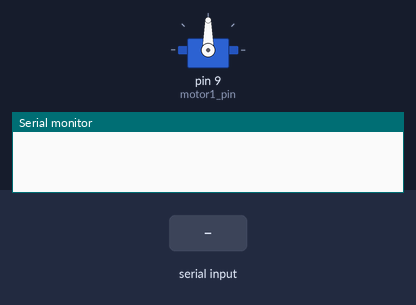
The sketch below on a simulated Arduino Uno, built with avr-gcc and run on an emulated ATmega328P. On the bench: servo, the last lines printed to the serial monitor. Inputs (shaded band) come from the test bench.

Above: at 1.2 s.
1.3 s: "A" received over Serial
At 2.2 s:
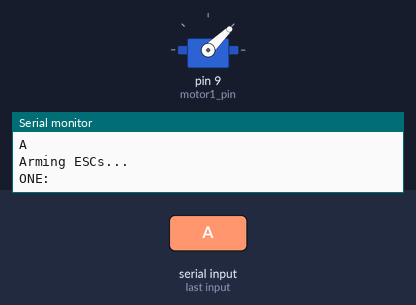
2.8 s: "90,45\n" received over Serial
At 5.61 s:
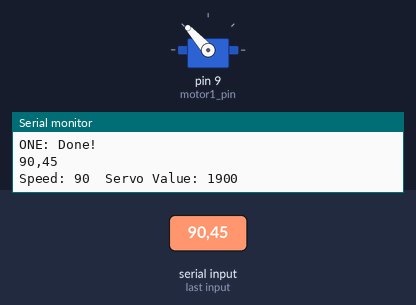
5.8 s: "200\n" received over Serial
At 6.8 s:
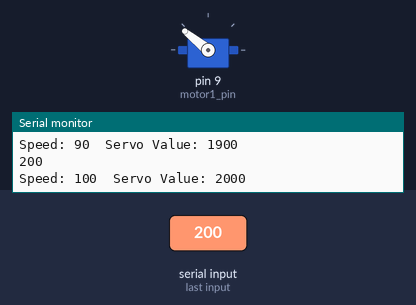
7.3 s: "30,150\n" received over Serial
At 8.0 s:
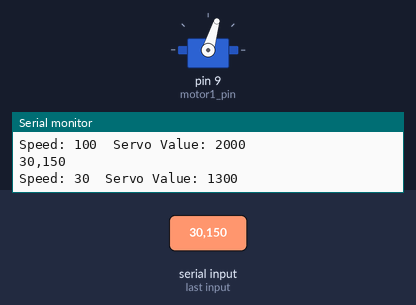
8.8 s: "90\n" received over Serial
At 9.8 s:
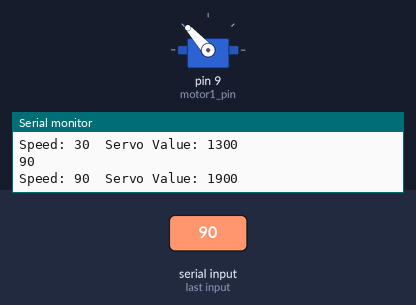
Timing chart, 0 to 11.3 s (numbered marks = the images above; inputs shaded):
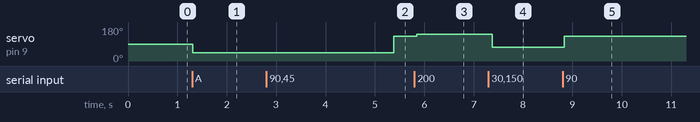

The sketch:

Motor_Control.ino
```cpp
#include <Servo.h>

#define motor1_pin 9
boolean stopped = true;
boolean armed = false;

Servo motor1;  // create servo object to control a servo
String readString;

void setup()
{
  motor1.attach(motor1_pin);
  Serial.begin(9600);
}

void loop()
{

   while (Serial.available()) {
    delay(10);
    if (Serial.available() >0) {
      char c = Serial.read();  //gets one byte from serial buffer
      readString += c; //makes the string readString
    }
  }

  if (readString.length() >0) {
    Serial.println(readString);  //so you can see the captured string
    if((readString == "A" || readString == "a") && !armed ) {
      ESCArm();
      readString = "";
    } else if((readString == "s" || readString == "S") && !stopped ) {
      Stop();
      readString = "";
    } else if(armed && !stopped){
      int motor1_speed;
      char carray[4]; //converting string to number
      readString.toCharArray(carray, sizeof(carray));
      motor1_speed = atoi(carray);
      motor1_speed = constrain(motor1_speed, 0, 100);
      readString = "";
      Serial.print("Speed: ");
      Serial.print(motor1_speed);
      int n = map(motor1_speed, 0, 100, 1000, 2000);
      Serial.print("\tServo Value: ");
      Serial.println(n);
      //softThrottle(n, motor1);
      motor1.writeMicroseconds(n);
    } else {
      readString = "";
    }
  }
  delay(10);
}

void ESCArm() {
  Serial.println("Arming ESCs...");
  Serial.print("ONE: ");
  motor1.writeMicroseconds(1000);
  delay(4000);
  Serial.println("Done!");
  armed = true;
  stopped = false;
}

void Stop() {
//  softThrottle(0, motor1);
  motor1.writeMicroseconds(1000);
  Serial.println("Stopped.");
  delay(100);
  armed = false;
  stopped = true;
}

//void softThrottle(int newThrottle, Servo port) {
//
//  int oldThrottle = motor1.read();
//  int steps = abs(newThrottle - oldThrottle)/3 ;
//  for( int i = 1; i <= steps; i++) {
//   int softSpeed =  oldThrottle + i*(newThrottle-oldThrottle)/steps;
//   softSpeed = constrain(softSpeed, 1000, 2000);
//   port.writeMicroseconds(softSpeed);
//   Serial.print("Soft Throttle: ");
//   Serial.println(softSpeed);
//   delay(10);
//  }
//
//}
```

Measured:
- after the input at 1.3 s, servo on pin 9 (motor1_pin): 90° → 44° at once
- after the input at 2.8 s, servo on pin 9 (motor1_pin): 44° → 132° after 2.6 s
- after the input at 5.8 s, servo on pin 9 (motor1_pin): 132° → 141° after 0.05 s
- after the input at 7.3 s, servo on pin 9 (motor1_pin): 141° → 73° after 0.08 s
- after the input at 8.8 s, servo on pin 9 (motor1_pin): 73° → 132° at once
